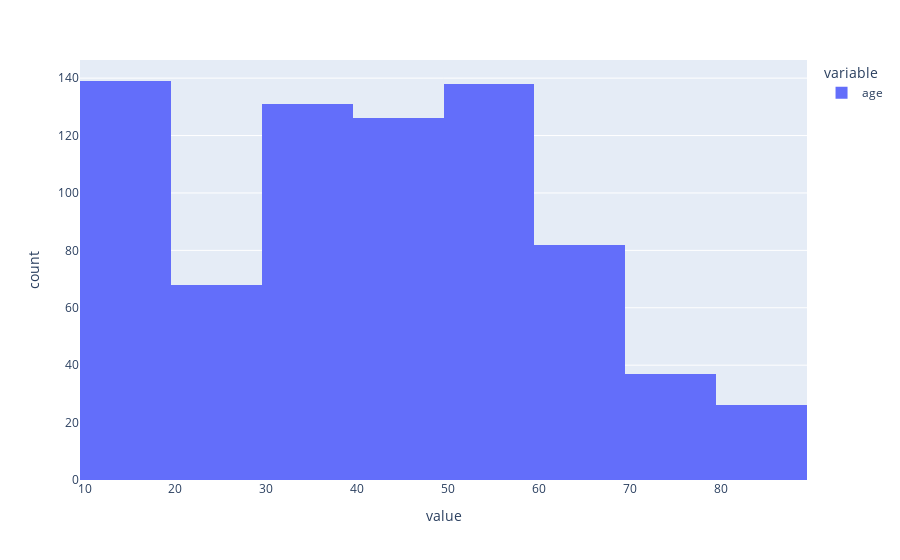

Notebook code for this chart:
### Code cell
px.histogram(customers['age'], nbins=10)

### Figure 1 — Plotly figure (JSON) as saved in the notebook; plotly's stock layout.template omitted (floating-point values rounded to 4 significant figures; data arrays with more than 128 entries replaced by an {"elided": "..."} marker saying what was removed)
{"data": [{"alignmentgroup": "True", "bingroup": "x", "hovertemplate": "variable=age<br>value=%{x}<br>count=%{y}<extra></extra>", "legendgroup": "age", "marker": {"color": "#636efa", "pattern": {"shape": ""}}, "name": "age", "nbinsx": 10, "offsetgroup": "age", "orientation": "v", "showlegend": true, "type": "histogram", "x": {"elided": "747 int values"}, "xaxis": "x", "yaxis": "y"}], "layout": {"autosize": true, "barmode": "relative", "legend": {"title": {"text": "variable"}, "tracegroupgap": 0}, "margin": {"t": 60}, "xaxis": {"anchor": "y", "autorange": true, "domain": [0, 1], "range": [9.5, 89.5], "title": {"text": "value"}, "type": "linear"}, "yaxis": {"anchor": "x", "autorange": true, "domain": [0, 1], "range": [0, 146.3], "title": {"text": "count"}}}}
